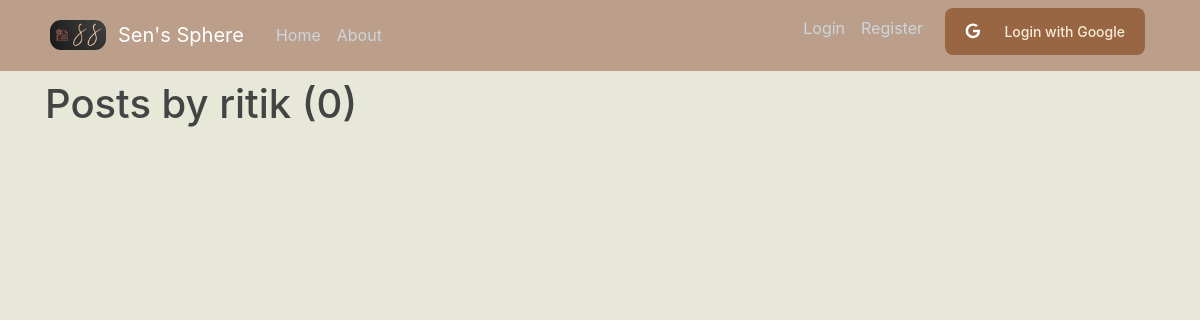
Before: /user/ritik with the older database file.
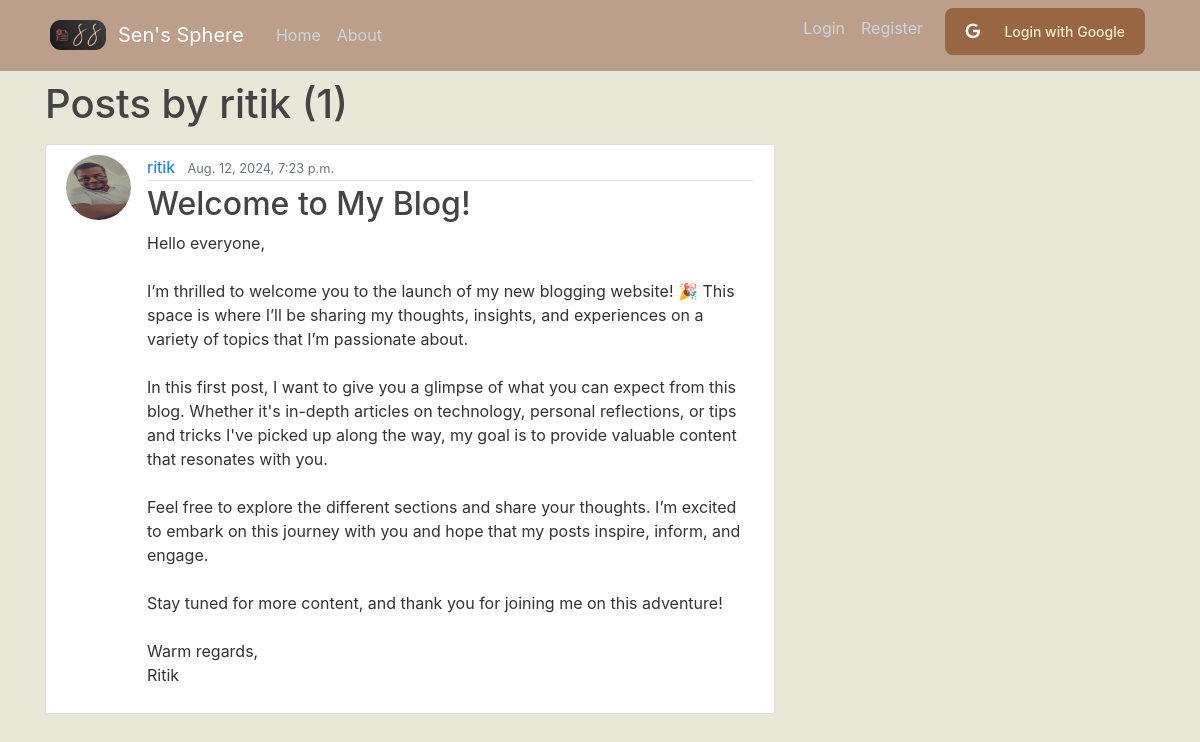
After: the same page with the newer database file.
### blog/models.py (models this page shows, shortened)
class Post(models.Model):
    title = models.CharField(max_length=100)
    content = models.TextField()
    date_posted = models.DateTimeField(default=timezone.now)
    author = models.ForeignKey(User, on_delete=models.CASCADE)

### users/models.py (models this page shows, shortened)
class Profile(models.Model):
    user = models.OneToOneField(User, on_delete=models.CASCADE)
    image = models.ImageField(default='default.jpg', upload_to='profile_pics')

### blog/views.py (the view)
# urls.py: path('user/<str:username>', UserPostListView.as_view(), name='user-posts'),
class UserPostListView(ListView):
    model = Post
    template_name = 'blog/user_posts.html'
    context_object_name = 'posts'
    ordering = ['-date_posted']
    paginate_by = 5
    def get_queryset(self):
        user = get_object_or_404(User, username=self.kwargs.get('username'))
        return Post.objects.filter(author=user).order_by('-date_posted')

### blog/templates/blog/user_posts.html (shortened to what this page needs)
{% extends "blog/base.html"%}
{% block content%}
{% load static %}
    <h1 class="mb-3">Posts by {{ view.kwargs.username }} ({{ page_obj.paginator.count }})</h1>
{% for post in posts %}
    <article class="media content-section">
        <img class="rounded-circle article-img"
             src="{% if post.author.profile and post.author.profile.image %}{{ post.author.profile.image.url }}{% else %}{% static 'images/default.jpg' %}{% endif %}"
             alt="Img">
        <div class="media-body">
            <div class="article-metadata">
                <a class="mr-2" href="{% url 'user-posts' post.author.username %}">{{ post.author }}</a>
                <small class="text-muted">{{ post.date_posted }}</small>
            </div>
            <h2><a class="article-title" href="{% url 'post-detail' post.id %}">{{ post.title }}</a></h2>
            <p class="article-content">{{ post.content }}</p>
        </div>
    </article>
{% endfor %}
{% endblock content%}

Changed rows visible on the page:
added Post: author.image (picture), author "ritik", date_posted "Aug. 12, 2024, 7:23 p.m.", title "Welcome to My Blog!", content "Hello everyone, I’m thrilled to welcome you to the launch of my new blogging website! 🎉 This space is where I’ll be sharing my thoughts, insights, and experiences on a variety of topics that I’m passionate about. In this first post, I want to give you a glimpse of what you can expect from this blog. Whether it's in-depth articles on technology, personal reflections, or tips and tricks I've picked up along the way, my goal is to provide valuable content that resonates with you. Feel free to explore the different sections and share your thoughts. I’m excited to embark on this journey with you and hope that my posts inspire, inform, and engage. Stay tuned for more content, and thank you for…"
Other visible differences:
{{ page_obj.paginator.count }}: "0" → "1"
